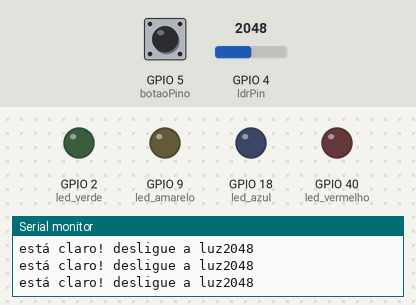
Bench run of a sketch on a simulated ESP32-S3. Shown: output pins drawn as LEDs (lit = HIGH), the last lines printed to the serial monitor. Dashed ring = blinking. The test bench sets the inputs (shaded band); at power-on: GPIO 4 (ldrPin) = 2048, GPIO 5 (botaoPino) LOW.

Above: at 1.2 s.
1.3 s: GPIO 4 (ldrPin) set to 656
4.3 s: GPIO 4 (ldrPin) set to 563
At 6.1 s:
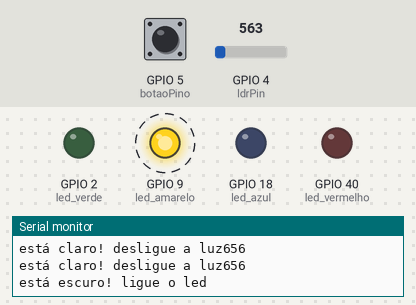
Timing chart, 0 to 13.3 s (numbered marks = the images above; inputs shaded):
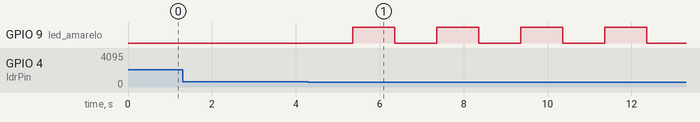

Measured:
- the behaviour switches between 601 and 600 on GPIO 4 (ldrPin) (found by bisection; images 0 and 1)
- after the input at 4.3 s, GPIO 9 (led_amarelo): alternates HIGH for 1.0 s and LOW for 1.0 s, starting after 1.1 s

The sketch:

sketch.ino
```cpp
#include <WiFi.h>
#include <HTTPClient.h>

#define led_azul 18 // Pino utilizado para controle do led azul
#define led_verde 2 // Pino utilizado para controle do led verde
#define led_vermelho 40 // Pino utilizado para controle do led vermelho
#define led_amarelo 9 // Pino utilizado para controle do led amarelo
#define botaoPino 5

//const int botaoPino = 5;  // o número do pino do botão
int botaoEstado = 0;  // variável para leitura do status do botão

const int ldrPin = 4;  // o número do pino do ldr
int threshold=600;

void setup() {

  // Configuração inicial dos pinos para controle dos leds como OUTPUTs (saídas) do ESP32
  pinMode(led_azul,OUTPUT);
  pinMode(led_verde,OUTPUT);
  pinMode(led_vermelho,OUTPUT);
  pinMode(led_amarelo, OUTPUT);

  // Inicialização das entradas
  pinMode(botaoPino, INPUT); // Inicialize o pino do botão como uma entrada

  digitalWrite(led_azul, LOW);
  digitalWrite(led_verde, LOW);
  digitalWrite(led_vermelho, LOW);

  Serial.begin(9600); // Configuração para debug por interface serial entre ESP e computador com baud rate de 9600

      // Verifica estado do botão
  botaoEstado = digitalRead(botaoPino);
  if (botaoEstado == HIGH) {
    Serial.println("Botão pressionado!");
  } else {
    Serial.println("Botão não pressionado!");
  }

}

void loop() {

  int ldrstatus=analogRead(ldrPin);

  if(ldrstatus<=threshold){
    Serial.print("está escuro! ligue o led");
  digitalWrite(9, LOW);
  delay(1000);
  digitalWrite(9, HIGH);
  delay(1000);

  } else{
    Serial.print("está claro! desligue a luz");
    Serial.println(ldrstatus);
  }
}
```
